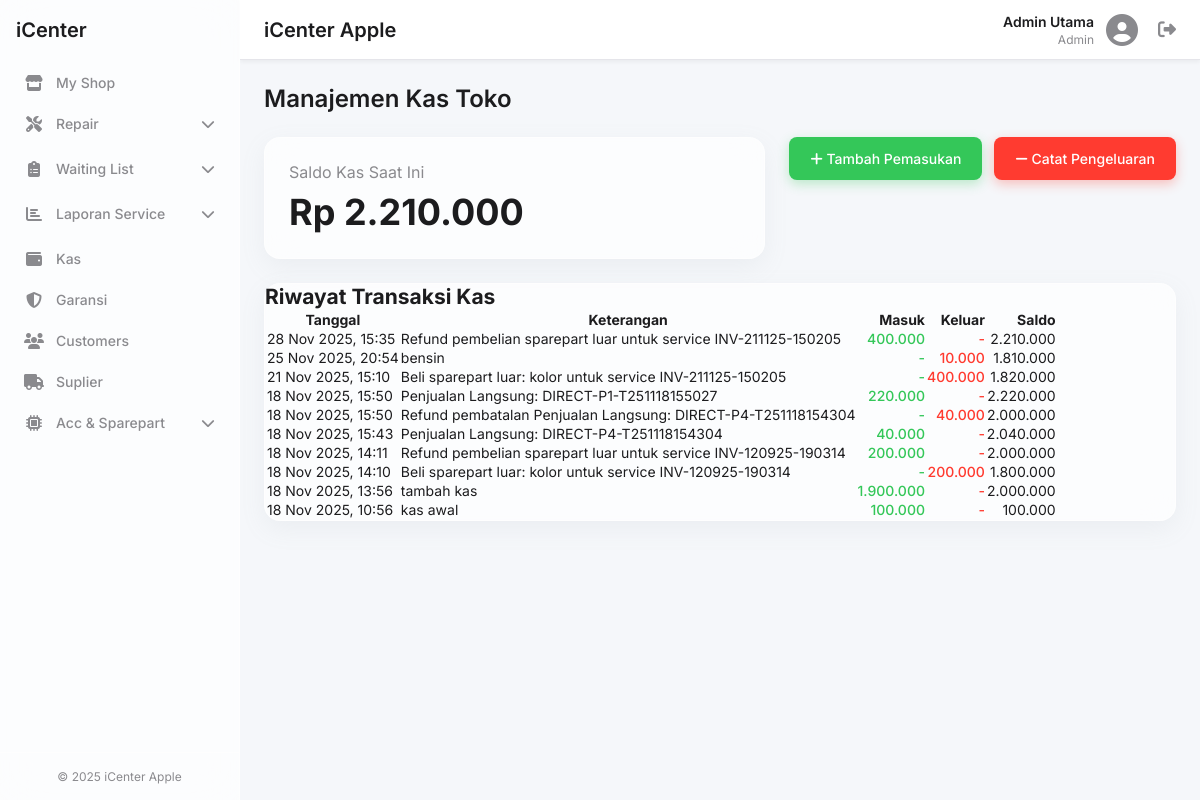
/kawwws.php (signed in), run on an earlier commit of the app's database.
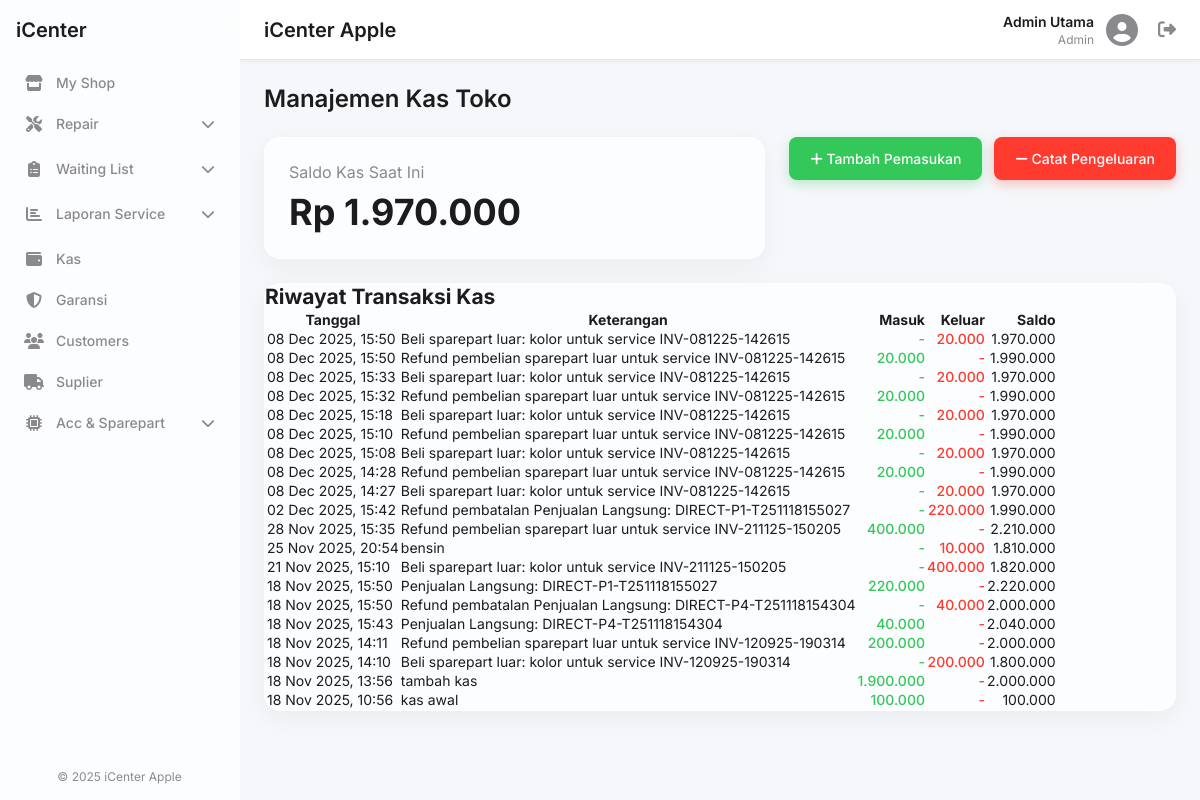
And on a later commit of the database.
### tables this page shows
CREATE TABLE `transaksi_kas` (
  `id` int(11) NOT NULL,
  `tanggal` datetime NOT NULL DEFAULT current_timestamp(),
  `jenis` enum('masuk','keluar') NOT NULL,
  `jumlah` decimal(15,2) NOT NULL,
  `saldo_terakhir` decimal(15,2) DEFAULT 0.00,
  `keterangan` varchar(255) NOT NULL
);

### includes/functions.php (called while the page is built, shortened)
<?php
function get_user_role() {
    return $_SESSION['role'] ?? 'guest';
}
?>

### kawwws.php (the view, shortened to what this page needs)
<?php
require_once 'includes/header.php';
$saldo_saat_ini = 0;
$result_saldo = $conn->query("SELECT saldo_terakhir FROM transaksi_kas ORDER BY id DESC LIMIT 1");
if ($result_saldo && $result_saldo->num_rows > 0) {
    $saldo_saat_ini = $result_saldo->fetch_assoc()['saldo_terakhir'];
}
$transaksi = [];
$result_transaksi = $conn->query("SELECT * FROM transaksi_kas ORDER BY tanggal DESC, id DESC LIMIT 50");
if ($result_transaksi) {
    while($row = $result_transaksi->fetch_assoc()) {
        $transaksi[] = $row;
    }
}
?>
<h1 class="page-title">Manajemen Kas Toko</h1>
<div class="kas-header">
    <div class="saldo-card glass-effect">
        <p>Saldo Kas Saat Ini</p>
        <h2 id="current-saldo">Rp <?php echo number_format($saldo_saat_ini, 0, ',', '.'); ?></h2>
    </div>
    <div class="action-buttons">
        <button id="btn-add-pemasukan" class="btn btn-success btn-kas"><i class="fas fa-plus"></i> Tambah Pemasukan</button>
        <button id="btn-add-pengeluaran" class="btn btn-danger btn-kas"><i class="fas fa-minus"></i> Catat Pengeluaran</button>
    </div>
</div>
<div class="card glass-effect">
    <div class="card-header">
        <h2 class="card-title">Riwayat Transaksi Kas</h2>
    </div>
    <div class="card-body">
        <div class="table-wrapper">
            <table class="data-table">
                <thead>
                    <tr>
                        <th>Tanggal</th>
                        <th>Keterangan</th>
                        <th class="text-right">Masuk</th>
                        <th class="text-right">Keluar</th>
                        <th class="text-right">Saldo</th>
                    </tr>
                </thead>
                <tbody id="transaksi-table-body">
                    <?php if (empty($transaksi)): ?>
                        <tr><td colspan="5" style="text-align:center; padding: 20px;">Belum ada transaksi kas.</td></tr>
                    <?php else: ?>
                        <?php foreach($transaksi as $trx): ?>
                        <tr>
                            <td><?php echo date('d M Y, H:i', strtotime($trx['tanggal'])); ?></td>
                            <td><?php echo htmlspecialchars($trx['keterangan']); ?></td>
                            <td class="text-right text-masuk"><?php echo ($trx['jenis'] == 'masuk') ? number_format($trx['jumlah'], 0, ',', '.') : '-'; ?></td>
                            <td class="text-right text-keluar"><?php echo ($trx['jenis'] == 'keluar') ? number_format($trx['jumlah'], 0, ',', '.') : '-'; ?></td>
                            <td class="text-right"><?php echo number_format($trx['saldo_terakhir'], 0, ',', '.'); ?></td>
                        </tr>
                        <?php endforeach; ?>
                    <?php endif; ?>
                </tbody>
            </table>
        </div>
    </div>
</div>
<?php require_once 'includes/footer.php'; ?>

### includes/header.php (shortened to what this page needs)
<?php
require_once 'functions.php';
$user_role = get_user_role();
?>
<!DOCTYPE html>
<html lang="id">
<head>
    <link rel="stylesheet" href="assets/css/style.css">
    <link rel="stylesheet" href="https://cdnjs.cloudflare.com/ajax/libs/font-awesome/6.4.2/css/all.min.css">
</head>
<body>
    <div class="app-container">
        <aside class="sidebar">
            <div class="sidebar-header">
                <span class="sidebar-logo-text">iCenter</span>
            </div>
            <nav class="sidebar-nav">
                <a href="index.php" class="nav-link"><i class="fas fa-store fa-fw"></i> <span>My Shop</span></a>
                <div class="nav-item-dropdown">
                    <a href="#" class="nav-link"><i class="fas fa-tools fa-fw"></i> <span>Repair</span> <i class="fas fa-chevron-down dropdown-icon"></i></a>
                </div>
                <div class="nav-item-dropdown">
                    <a href="#" class="nav-link"><i class="fas fa-clipboard-list fa-fw"></i> <span>Waiting List</span> <i class="fas fa-chevron-down dropdown-icon"></i></a>
                </div>
                <div class="nav-item-dropdown">
                    <a href="#" class="nav-link"><i class="fas fa-chart-bar fa-fw"></i> <span>Laporan Service</span> <i class="fas fa-chevron-down dropdown-icon"></i></a>
                </div>
                <a href="kas.php" class="nav-link"><i class="fas fa-wallet fa-fw"></i> <span>Kas</span></a>
                <a href="#" class="nav-link"><i class="fas fa-shield-alt fa-fw"></i> <span>Garansi</span></a>
                <a href="customers.php" class="nav-link"><i class="fas fa-users fa-fw"></i> <span>Customers</span></a>
                <a href="suplier.php" class="nav-link"><i class="fas fa-truck fa-fw"></i> <span>Suplier</span></a>
                <?php if ($user_role === 'owner' || $user_role === 'admin'): ?>
                    <div class="nav-item-dropdown">
                        <a href="#" class="nav-link"><i class="fas fa-microchip fa-fw"></i> <span>Acc & Sparepart</span> <i class="fas fa-chevron-down dropdown-icon"></i></a>
                    </div>
                <?php endif; ?>
            </nav>
            <div class="sidebar-footer">
                <span>&copy; <?php echo date("Y"); ?> iCenter Apple</span>
            </div>
        </aside>
        <div class="main-wrapper">
            <header class="main-header">
                <div class="header-left">
                    <h1 class="header-title">iCenter Apple</h1>
                </div>
                <div class="header-right">
                    <div class="user-profile">
                        <div class="user-info">
                            <span class="user-name"><?php echo htmlspecialchars($_SESSION['nama']); ?></span>
                            <span class="user-role"><?php echo ucwords(htmlspecialchars($_SESSION['role'])); ?></span>
                        </div>
                        <div class="user-avatar">
                            <i class="fas fa-user-circle"></i>
                        </div>
                        <a href="logout.php" class="logout-link"><i class="fas fa-sign-out-alt"></i></a>
                    </div>
                </div>
            </header>
            <main class="main-content">

### includes/footer.php (shortened to what this page needs)
            </main>
        </div>
    </div>
</body>
</html>

### assets/css/style.css (style rules this page uses)
:root { --bg-primary: #f5f7fa; --glass-bg: rgba(255, 255, 255, 0.7); --glass-border: rgba(255, 255, 255, 0.4); --shadow-color: rgba(149, 157, 165, 0.1); --text-primary: #1c1c1e; --text-secondary: #8a8a8e; --accent-primary: #007aff; --accent-success: #34c759; --accent-danger: #ff3b30; --accent-warning: #ff9500; --font-family: 'Inter', -apple-system, BlinkMacSystemFont, "Segoe UI", Roboto, Helvetica, Arial, sans-serif; --border-color: #e5e5ea; }
* { margin: 0; padding: 0; box-sizing: border-box; }
body { font-family: var(--font-family); background-color: var(--bg-primary); color: var(--text-primary); font-size: 14px; overflow-x: hidden; }
a { text-decoration: none; color: inherit; }
button { font-family: inherit; background: none; border: none; cursor: pointer; }
.glass-effect { background: var(--glass-bg); backdrop-filter: blur(15px); -webkit-backdrop-filter: blur(15px); border-radius: 16px; border: 1px solid var(--glass-border); box-shadow: 0 8px 24px 0 var(--shadow-color); }
.app-container { display: flex; position: relative; }
.sidebar { width: 240px; background: var(--glass-bg); backdrop-filter: blur(20px); -webkit-backdrop-filter: blur(20px); border-right: 1px solid var(--glass-border); display: flex; flex-direction: column; height: 100vh; position: fixed; top: 0; left: 0; z-index: 100; transition: transform 0.3s ease; }
.sidebar-header { padding: 0 16px; display: flex; align-items: center; min-height: 60px; }
.sidebar-logo-text { font-weight: 600; font-size: 20px; }
.sidebar-nav { flex-grow: 1; overflow-y: auto; }
.nav-link { display: flex; align-items: center; padding: 10px 16px; color: var(--text-secondary); font-weight: 500; transition: all 0.2s; border-radius: 10px; margin: 4px 8px; }
.nav-link i.fa-fw { width: 20px; margin-right: 12px; font-size: 16px; }
.nav-item-dropdown > .nav-link .dropdown-icon { margin-left: auto; transition: transform 0.2s; }
.sidebar-footer { padding: 16px; border-top: 1px solid var(--glass-border); color: var(--text-secondary); font-size: 12px; text-align: center; }
.main-wrapper { margin-left: 240px; width: calc(100% - 240px); display: flex; flex-direction: column; transition: margin-left 0.3s ease; }
.main-header { padding: 0 24px; height: 60px; display: flex; align-items: center; justify-content: space-between; position: sticky; top: 0; z-index: 10; background-color: #ffffff; box-shadow: 0 2px 4px rgba(0,0,0,0.05); border-bottom: 1px solid var(--border-color); }
.header-left { display: flex; align-items: center; gap: 16px; }
.header-title { font-size: 20px; font-weight: 600; }
.header-right { display: flex; align-items: center; gap: 24px; }
.user-profile { display: flex; align-items: center; gap: 12px; }
.user-info { text-align: right; }
.user-name { font-weight: 600; display: block; }
.user-role { font-size: 12px; color: var(--text-secondary); }
.user-avatar i { font-size: 32px; color: var(--text-secondary); }
.logout-link { color: var(--text-secondary); font-size: 18px; margin-left: 8px; }
.main-content { flex-grow: 1; padding: 24px; }
.page-title { font-size: 24px; font-weight: 600; margin-bottom: 24px; color: var(--text-primary); }
.btn { padding: 8px 16px; border-radius: 8px; font-weight: 500; transition: all 0.2s; border: 1px solid transparent; }
.table-wrapper { overflow-x: auto; }
.text-right { text-align: right !important; }

### kawwws.php (style rules this page uses)
.kas-header { display: flex; justify-content: space-between; align-items: flex-start; gap: 24px; margin-bottom: 24px; }
.saldo-card { flex-grow: 1; padding: 24px; }
.saldo-card p { font-size: 16px; color: var(--text-secondary); margin-bottom: 8px; }
.saldo-card h2 { font-size: 36px; color: var(--text-primary); font-weight: 700; }
.action-buttons { display: flex; gap: 12px; flex-shrink: 0; }
.btn-kas { padding: 12px 20px; font-size: 14px; }
.btn-success { background-color: var(--accent-success); color: white; box-shadow: 0 4px 12px rgba(52, 199, 89, 0.3); }
.btn-danger { background-color: var(--accent-danger); color: white; box-shadow: 0 4px 12px rgba(255, 59, 48, 0.3); }
.text-masuk { color: var(--accent-success); font-weight: 500; }
.text-keluar { color: var(--accent-danger); font-weight: 500; }

What changed in the data, as far as the page shows it:
added transaksi_kas: tanggal "08 Dec 2025, 15:50", keterangan "Beli sparepart luar: kolor untuk service INV-081225-142615", jumlah "20.000", saldo_terakhir "1.970.000"
added transaksi_kas: tanggal "08 Dec 2025, 15:50", keterangan "Refund pembelian sparepart luar untuk service INV-081225-142615", jumlah "20.000", saldo_terakhir "1.990.000"
added transaksi_kas: tanggal "08 Dec 2025, 15:33", keterangan "Beli sparepart luar: kolor untuk service INV-081225-142615", jumlah "20.000", saldo_terakhir "1.970.000"
added transaksi_kas: tanggal "08 Dec 2025, 15:32", keterangan "Refund pembelian sparepart luar untuk service INV-081225-142615", jumlah "20.000", saldo_terakhir "1.990.000"
added transaksi_kas: tanggal "08 Dec 2025, 15:18", keterangan "Beli sparepart luar: kolor untuk service INV-081225-142615", jumlah "20.000", saldo_terakhir "1.970.000"
added transaksi_kas: tanggal "08 Dec 2025, 15:10", keterangan "Refund pembelian sparepart luar untuk service INV-081225-142615", jumlah "20.000", saldo_terakhir "1.990.000"
added transaksi_kas: tanggal "08 Dec 2025, 15:08", keterangan "Beli sparepart luar: kolor untuk service INV-081225-142615", jumlah "20.000", saldo_terakhir "1.970.000"
added transaksi_kas: tanggal "08 Dec 2025, 14:28", keterangan "Refund pembelian sparepart luar untuk service INV-081225-142615", jumlah "20.000", saldo_terakhir "1.990.000"
added transaksi_kas: tanggal "08 Dec 2025, 14:27", keterangan "Beli sparepart luar: kolor untuk service INV-081225-142615", jumlah "20.000", saldo_terakhir "1.970.000"
added transaksi_kas: tanggal "02 Dec 2025, 15:42", keterangan "Refund pembatalan Penjualan Langsung: DIRECT-P1-T251118155027", jumlah "220.000", saldo_terakhir "1.990.000"
Also different on the page:
$saldo_saat_ini: "2.210.000" → "1.970.000"
